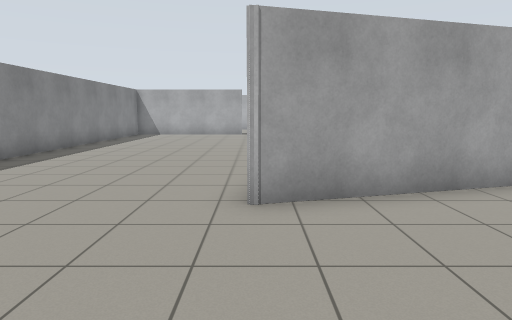
view 1 (above)

19 first-person views from a walk through a world built for the Gazebo simulator. The camera is 1.2 m above the floor, tilts 8° down and sees 75° across. The floor is counted in squares, 1 m on a side. Each view is taken from the middle of a square. On the plan, view 1 faces up. The plan holds only what a view shows up to about 13 squares ahead; the rest is blank.

view 2
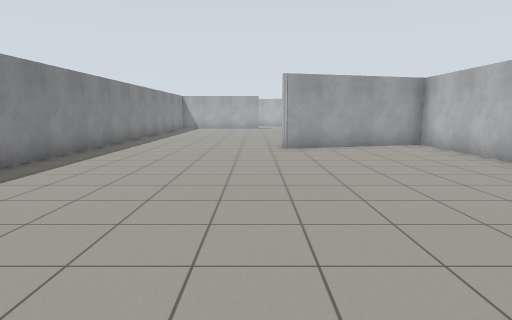

view 3
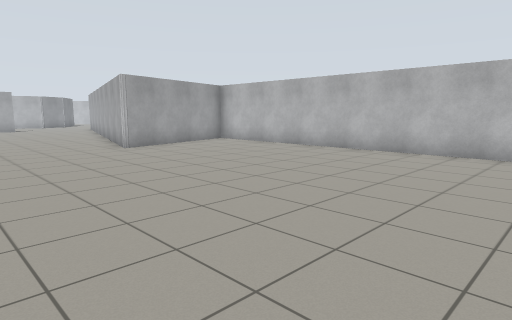

view 4
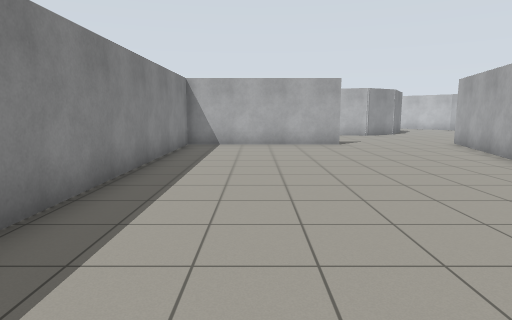

view 5
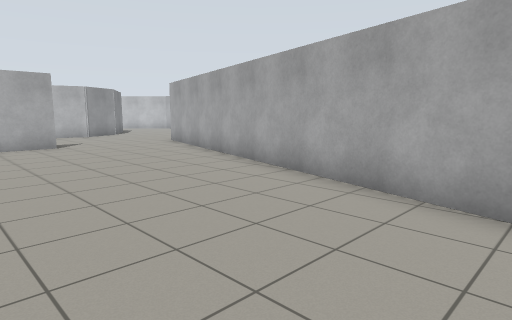

view 6
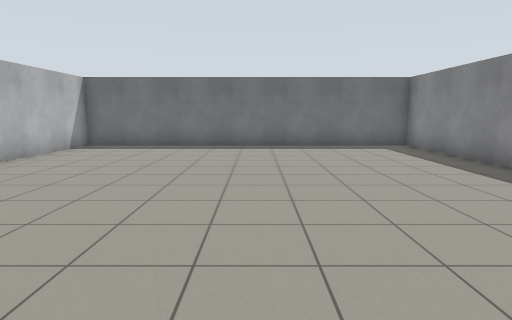

view 7
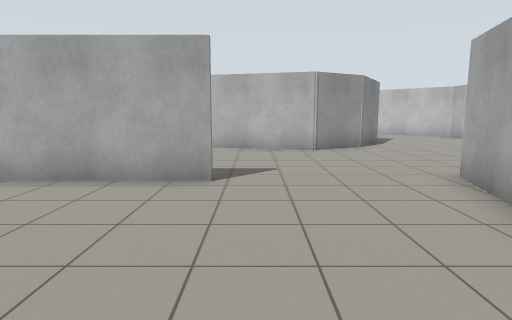

view 8
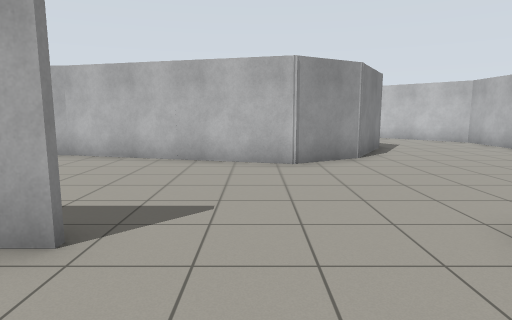

view 9
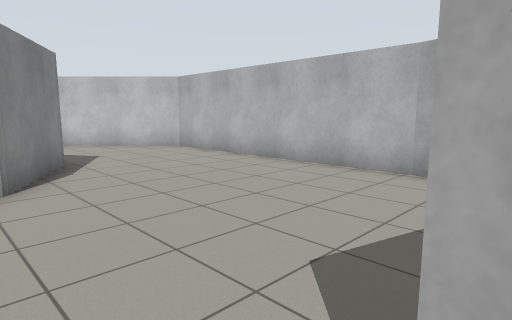

view 10
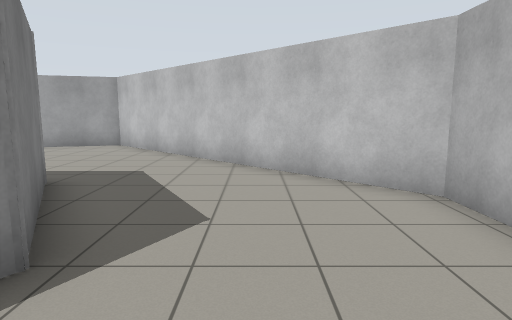

view 11
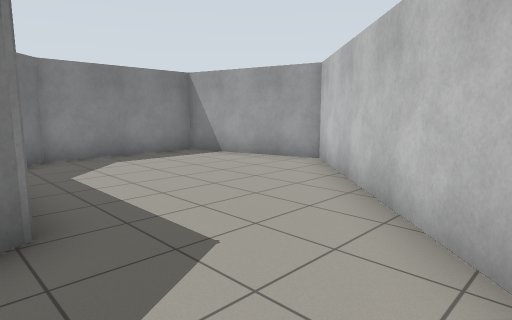

view 12
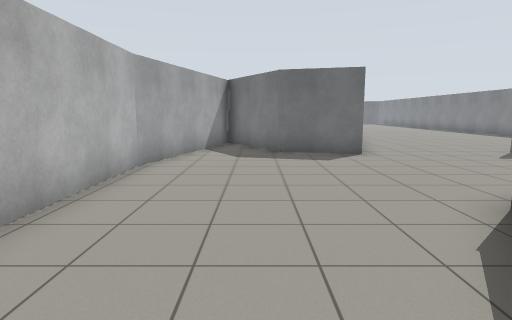

view 13
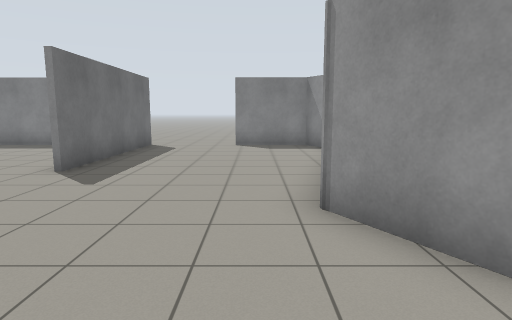

view 14
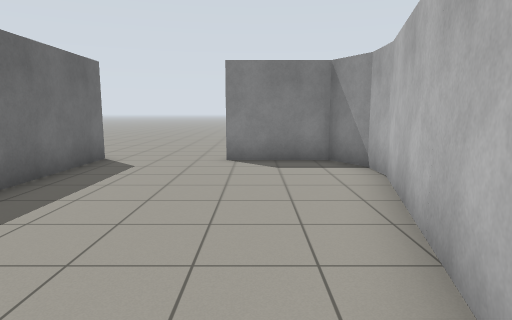

view 15
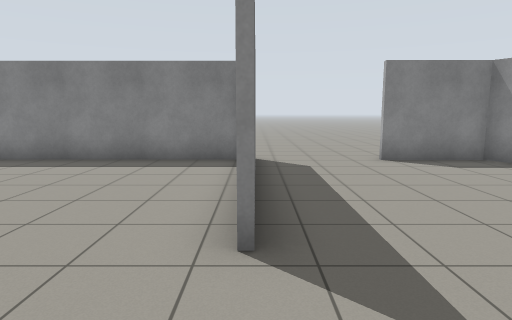

view 16
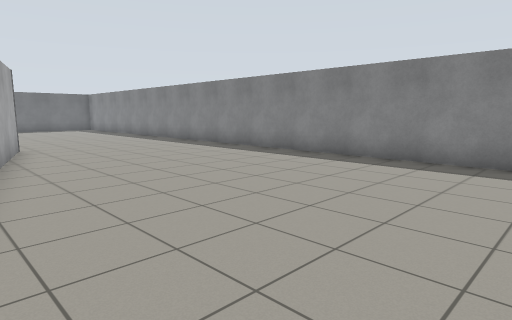

view 17
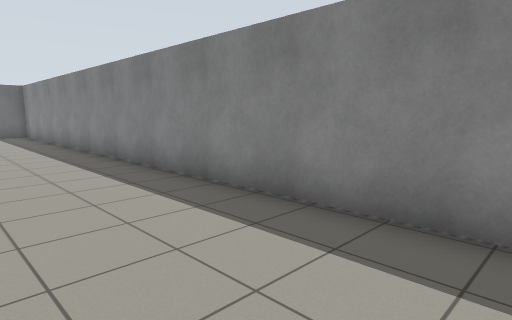

view 18
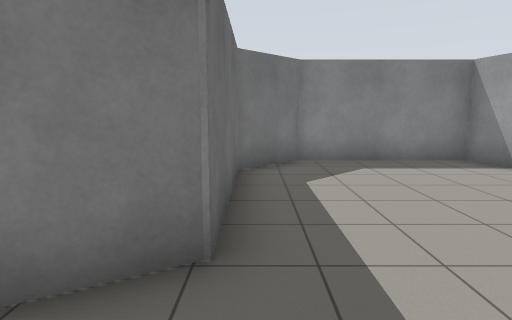

view 19
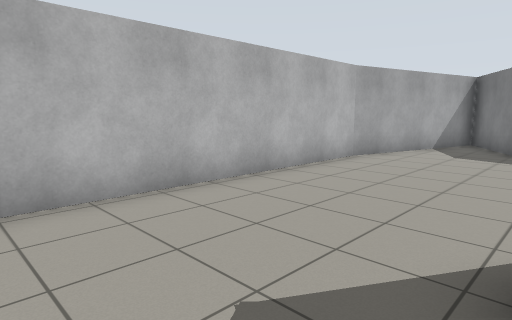

### Floor plan
Points are (right, up) in squares from view 1. A wall is a line through its corners. A room is listed if a view was taken in it or the views show most of it. See-through windows are left out.
Room 1 (views 1, 2, 3, 4, 5, 6, 7, 8, 9, 10, 11, 12, 13, 14, 15, 16, 17, 18, 19)
walls: (-0.8, 18.8) (-6.6, 18.8) (-6.6, -8.5) (5.3, -8.5) (5.3, 5.7) (-0.1, 4.3) (3.9, 19.3) (6.3, 18.6) (8.1, 15.4); (-6.9, 19) (-0.8, 19); (8.5, 16.8) (9.7, 21.5); (-4.3, 25.5) (-5.4, 25.5) (-6.6, 24.8) (-6.6, 22.1); (9.7, 21.4) (9.7, 29.7) (1.9, 37.5); (3.4, 30.6) (5.2, 27.4) (3.8, 24.9) (1.9, 23.8) (-4.4, 25.5)
ways out: opening at (2, 34) to room 2; opening at (-8, 22)
Room 2 (no view inside)
walls: (1.9, 37.5) (-2.4, 36.3) (-2.4, 32.1) (-1, 30.6) (3.4, 30.6)
ways out: opening at (2, 34) to room 1

Where each view was taken, in squares from view 1:
view 1: 0 up, 0 right, facing up
view 2: 7 down, 1 left, facing up
view 3: 7 down, 5 left, facing up-right
view 4: 6 up, 4 left, facing up
view 5: 6 up, 4 left, facing up-right
view 6: 4 up, 1 left, facing down
view 7: 13 up, 0 right, facing up
view 8: 16 up, 1 right, facing up
view 9: 19 up, 3 right, facing up-right
view 10: 25 up, 7 right, facing up
view 11: 30 up, 7 right, facing up-left
view 12: 29 up, 7 right, facing down
view 13: 23 up, 6 right, facing left
view 14: 23 up, 2 right, facing left
view 15: 19 up, 2 right, facing left
view 16: 17 up, 2 right, facing down-left
view 17: 11 up, 3 left, facing down-left
view 18: 31 up, 6 right, facing left
view 19: 30 up, 5 right, facing down-right
